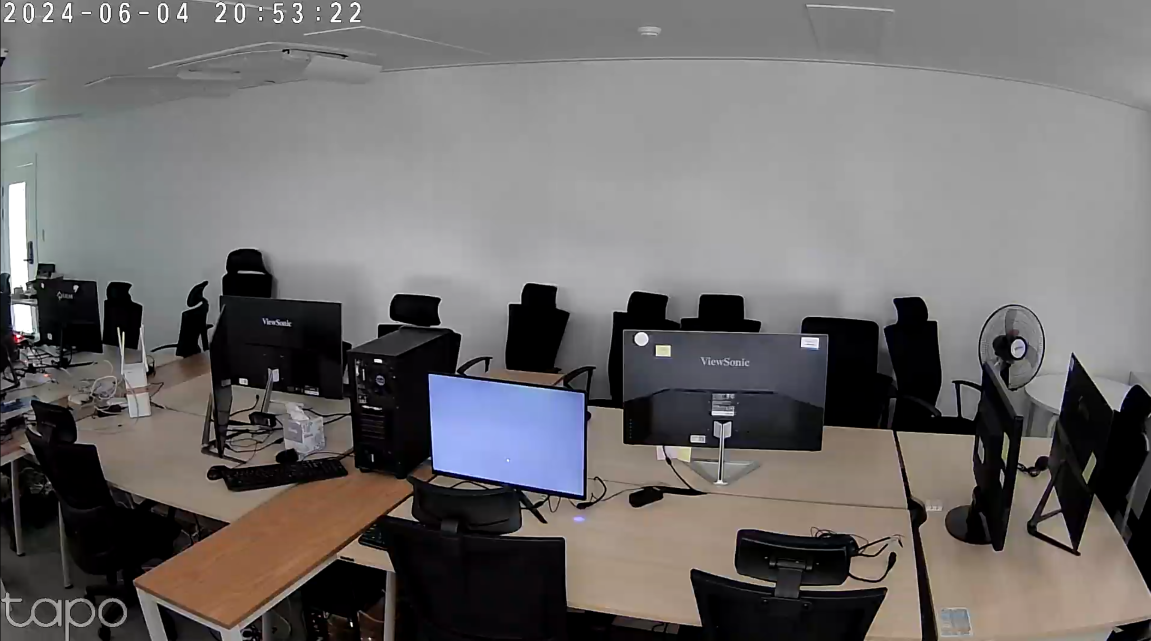
#> input picture 02062.png, 2301 x 1281 px (shown at 1/2 size)
$ jupyter execute --allow-errors stitched.ipynb
#> lines starting #> are read from the running program, lines starting #| are printed output that depends on the picture
[cell 1]
import cv2
import numpy as np
import matplotlib.pyplot as plt

[cell 2]
test1 = '02062.png'
test2 = '02061.png'

[cell 3]
sift = cv2.SIFT_create()

[cell 4]
img1 = cv2.imread(test1)
#> img1 is the input picture: shape (1281, 2301, 3); mean B, G, R 106.8, 107.2, 110
img2 = cv2.imread(test2)
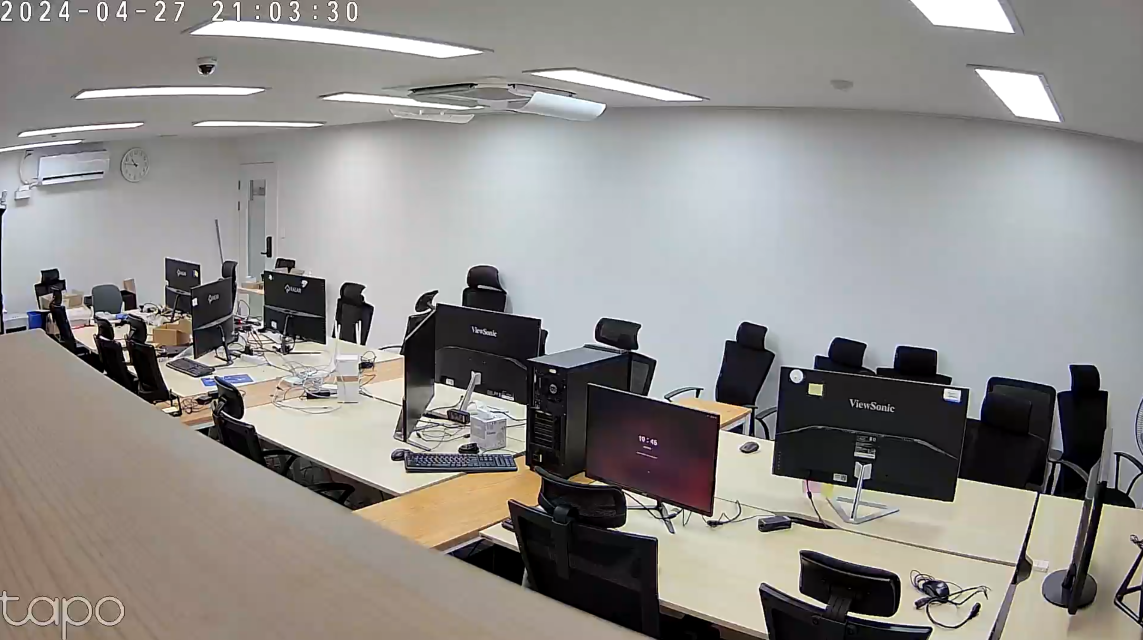
#> input picture 02061.png, 2286 x 1280 px (shown at 1/2 size)
#> img2 is the input picture: shape (1280, 2286, 3); mean B, G, R 136.8, 139.8, 142.6
kp1, des1 = sift.detectAndCompute(img1, None)
#> kp1 = 5147 keypoints; strongest (x, y, size): (47, 638, 36.6), (758, 722, 6.6), (247, 666, 3.3), (521, 37, 3.9)
kp2, des2 = sift.detectAndCompute(img2, None)
#> kp2 = 8090 keypoints; strongest (x, y, size): (667, 672, 5.2), (203, 674, 4.3), (924, 793, 2.9), (389, 604, 8.1)

[cell 5]
bf = cv2.BFMatcher(cv2.NORM_L2, crossCheck=False)

[cell 6]
matches = bf.knnMatch(des1, des2, k=2)
#> matches = 5147 matches

[cell 7]
good_matches = []
for m, n in  matches:
    if m.distance < 0.75 * n.distance:
        good_matches.append(m)
#> after the loop, good_matches = 302 matches

[cell 8]
type(good_matches[50])

[cell 9]
match_img = cv2.drawMatches(img1, kp1, img2, kp2, good_matches[:50], None, flags=cv2.DrawMatchesFlags_NOT_DRAW_SINGLE_POINTS)

[cell 10]
plt.figure(figsize=(12,6))
plt.imshow(match_img)
plt.show()

#> (a cell that did not finish here is left out)

#> (a cell that did not finish here is left out)

[cell 13]
stitcher = cv2.Stitcher_create()
#> (the rest of this cell did not finish here and is left out)

#> (a cell that did not finish here is left out)

#> (a cell that did not finish here is left out)

[cell 16]
height, width, _ = img2.shape
#> height = 1280; width = 2286

#> (a cell that did not finish here is left out)

#> (a cell that did not finish here is left out)

#> (a cell that did not finish here is left out)

#> (a cell that did not finish here is left out)

[cell 21]
left_img = cv2.imread("02101.png")  # 왼쪽 카메라 이미지
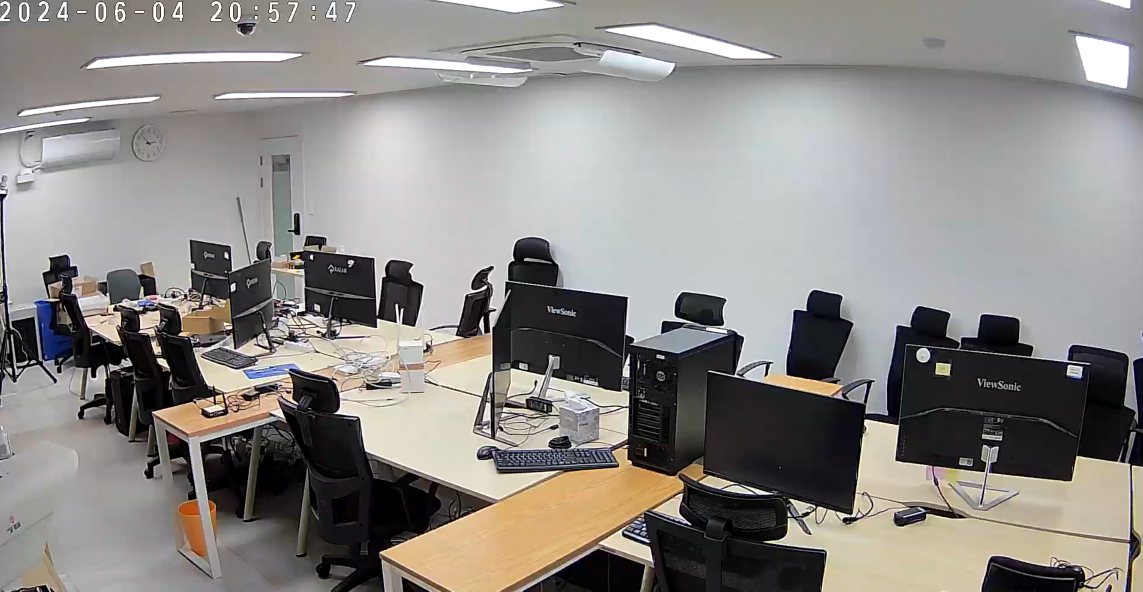
#> input picture 02101.png, 2285 x 1183 px (shown at 1/2 size)
#> left_img is the input picture: shape (1183, 2285, 3); mean B, G, R 133.7, 136.6, 139.8
right_img = cv2.imread("02102.png")  # 오른쪽 카메라 이미지
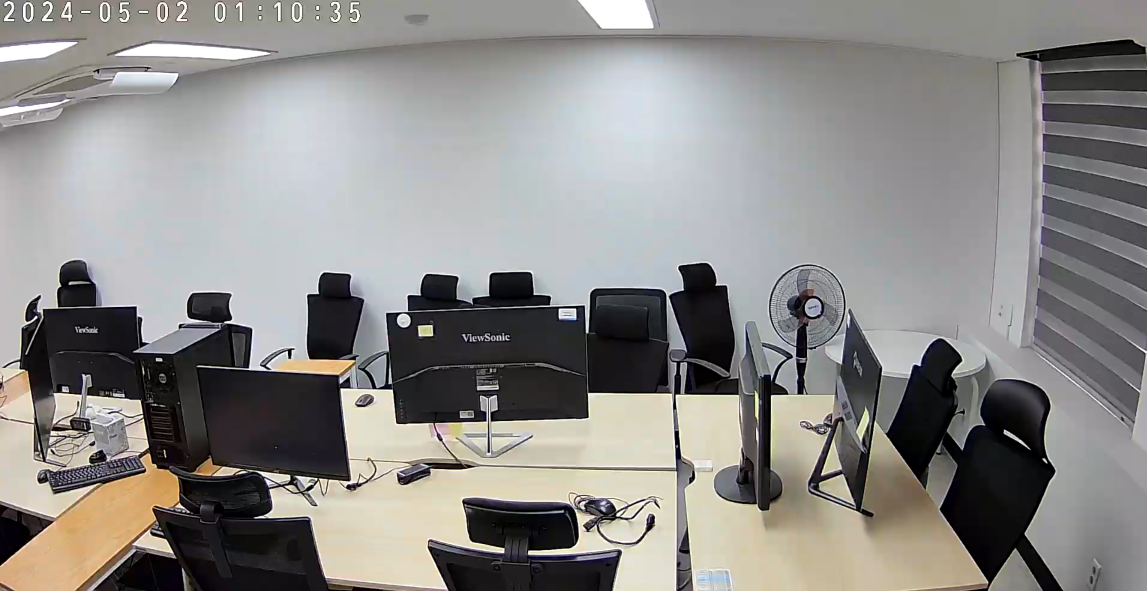
#> input picture 02102.png, 2293 x 1182 px (shown at 1/2 size)
#> right_img is the input picture: shape (1182, 2293, 3); mean B, G, R 136.3, 138.6, 140.2
# left_img = cv2.imread("test1.png")  # 왼쪽 카메라 이미지
# right_img = cv2.imread("test2.png")  # 오른쪽 카메라 이미지
# 이미지 크기 조정 (테스트 용도)
left_img = cv2.resize(left_img, (1920, 1080))
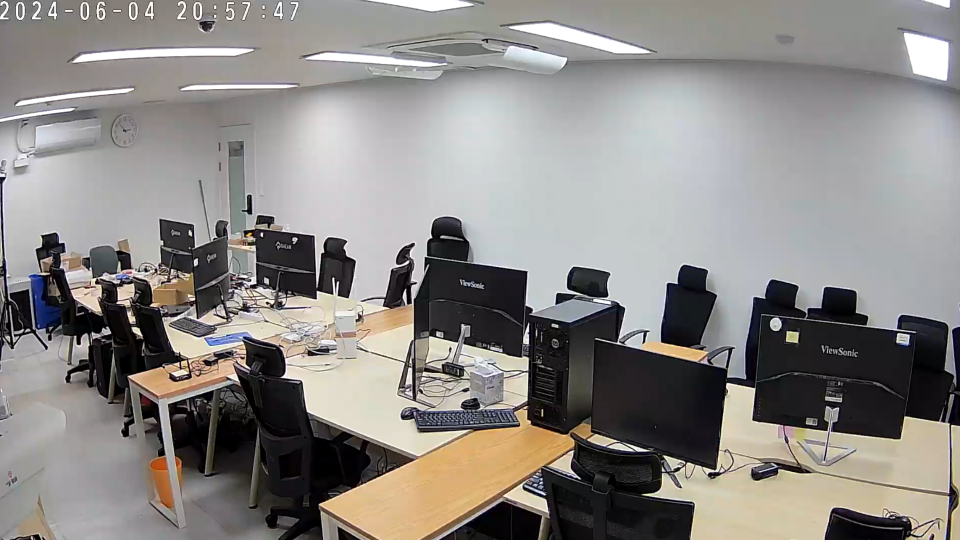
#> left_img: shape (1080, 1920, 3) (shown at 1/2 size); mean B, G, R 133.6, 136.5, 139.8
right_img = cv2.resize(right_img, (1920, 1080))
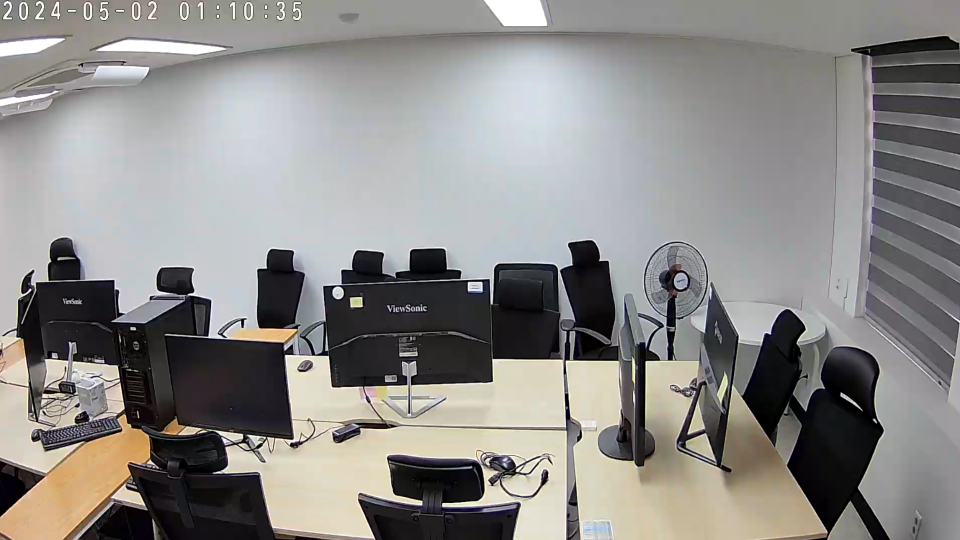
#> right_img: shape (1080, 1920, 3) (shown at 1/2 size); mean B, G, R 136.2, 138.6, 140.2

# OpenCV의 스티처(Stitcher) 사용 (자동 이미지 합성)
stitcher = cv2.Stitcher_create()
status, result = stitcher.stitch([left_img, right_img])
#> status = 1
if status == cv2.Stitcher_OK:
    plt.figure(figsize=(12,6))
    plt.imshow(cv2.cvtColor(stitch_img, cv2.COLOR_BGR2RGB))
    plt.show()

[cell 22]
sift = cv2.SIFT_create()
keypoints1, descriptors1 = sift.detectAndCompute(left_img, None)
#> keypoints1 = 7673 keypoints; strongest (x, y, size): (523, 469, 4.3), (535, 606, 3.9), (666, 558, 3.3), (273, 661, 10.1)
keypoints2, descriptors2 = sift.detectAndCompute(right_img, None)
#> keypoints2 = 5148 keypoints; strongest (x, y, size): (60, 580, 3.5), (889, 1010, 6.9), (1133, 792, 6.1), (266, 657, 5.8)

# FLANN 기반 특징점 매칭
flann = cv2.FlannBasedMatcher(dict(algorithm=1, trees=5), dict(checks=50))
matches = flann.knnMatch(descriptors1, descriptors2, k=2)
#> matches = 7673 matches

# 좋은 매칭점 선택
good_matches = [m for m, n in matches if m.distance < 0.75 * n.distance]
#> good_matches = 611 matches

[cell 23]
if len(good_matches) > 10:
    src_pts = np.float32([keypoints1[m.queryIdx].pt for m in good_matches]).reshape(-1, 1, 2)
#> src_pts = 611 rows, first 8: [3.13, 586.3], [4.98, 554.9], [6.38, 28.88], [8.03, 33.45], [8.03, 33.45], [23.04, 1073.5], [31.8, 332], [32.51, 319]
    dst_pts = np.float32([keypoints2[m.trainIdx].pt for m in good_matches]).reshape(-1, 1, 2)
#> dst_pts = 611 rows, first 8: [1244.3, 705.5], [1074.6, 36.81], [77.24, 29.08], [14.66, 33.44], [78.99, 33.52], [1701.5, 616.8], [1130, 852.2], [1689.2, 595.2]

    # Homography 행렬 계산 (RANSAC 사용)
    H, mask = cv2.findHomography(dst_pts, src_pts, cv2.RANSAC, 5.0)
#> H = [[1.7, -0.11, 845.7], [0.505, 1.39, -360.1], [0.000317, 5.07e-05, 1]]; mask = 611 values, max 1 at index 183, min 0 at index 0, mean 0.216

    # 투영 변환 적용 (Perspective Transform)
    height, width, _ = left_img.shape
#> height = 1080; width = 1920
    transformed_img = cv2.warpPerspective(right_img, H, (width * 2, height * 2))

    transformed_img[0:height, 0:width] = left_img
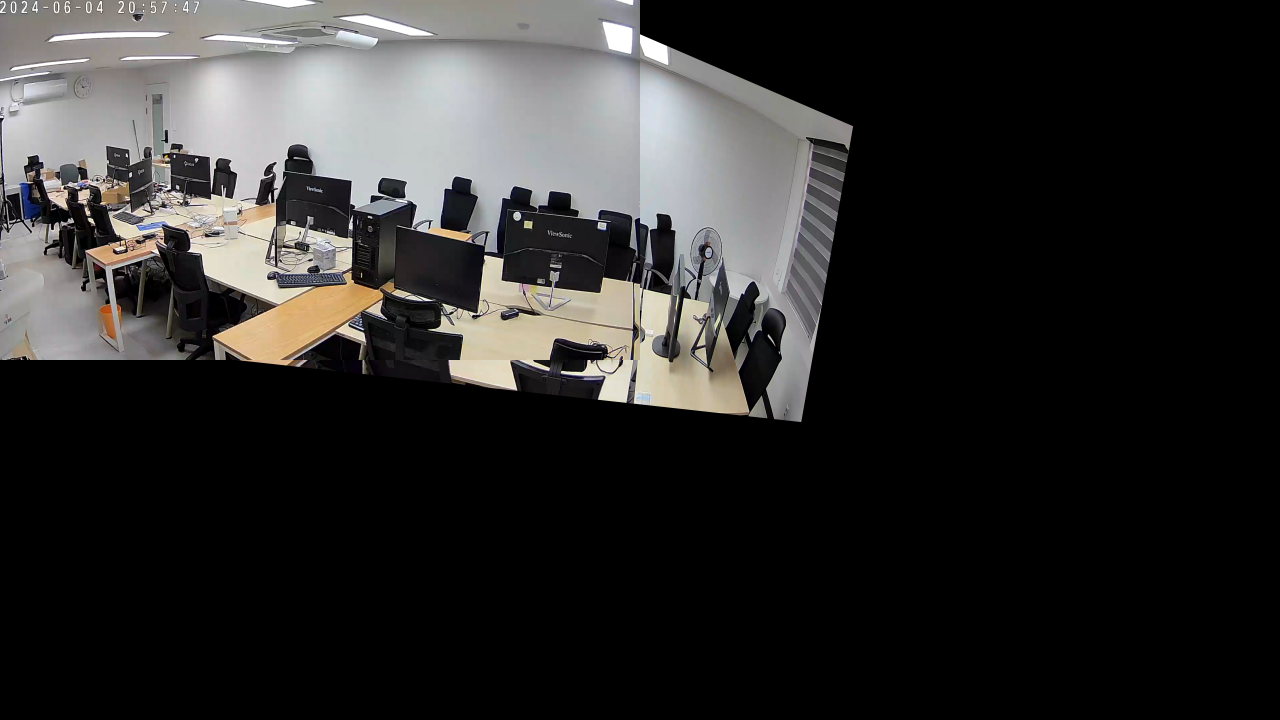
#> transformed_img: shape (2160, 3840, 3) (shown at 1/3 size); mean B, G, R 43.8, 44.6, 45.5

    # [8 lines of commented-out code are left out]

[cell 24]
print(height, width)
#| 1080 1920
plt.figure(figsize=(12,6))
plt.imshow(cv2.cvtColor(transformed_img, cv2.COLOR_BGR2RGB))
